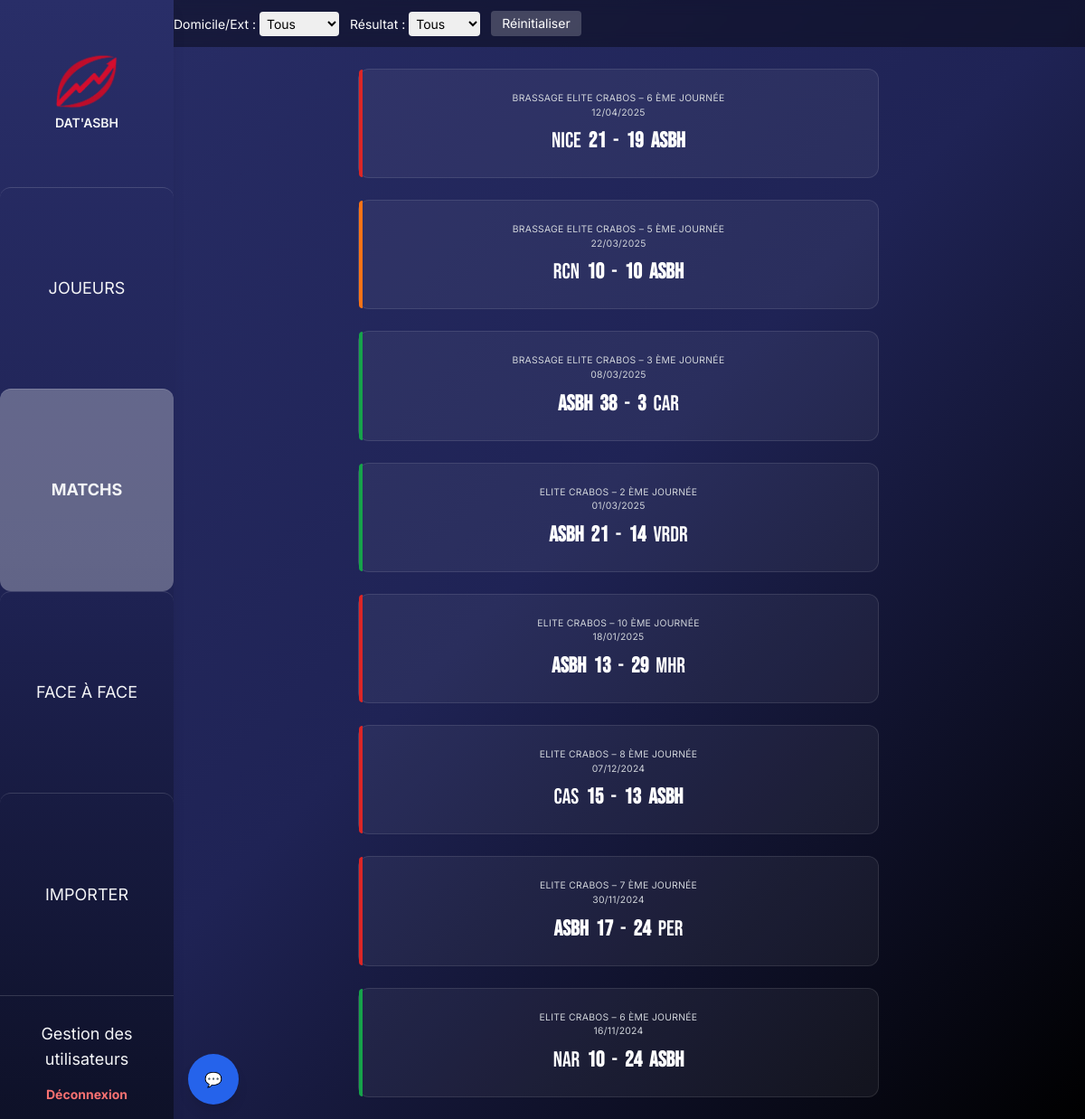
The page /matchs.php (signed in) on the database its author committed.
### tables this page shows
CREATE TABLE `match` (
  `id_match` int(11) NOT NULL,
  `date` date DEFAULT NULL,
  `competition` varchar(100) DEFAULT NULL,
  `locaux` varchar(100) DEFAULT NULL,
  `visiteurs` varchar(100) DEFAULT NULL,
  `score_locaux` int(11) DEFAULT NULL,
  `score_visiteurs` int(11) DEFAULT NULL,
  `stade` varchar(100) DEFAULT NULL,
  `lieu` varchar(100) DEFAULT NULL,
  `arbitre` varchar(100) DEFAULT NULL,
  `journee` varchar(255) DEFAULT NULL,
  `temps_effectif_total` time NOT NULL,
  `possession_mt_1_total` time NOT NULL,
  `possession_mt_2_total` time NOT NULL
);

### matchs.php (the view, shortened to what this page needs)
<?php
$pdo = getBD();
$pdo->setAttribute(PDO::ATTR_ERRMODE, PDO::ERRMODE_EXCEPTION);
$sql = "SELECT id_match, date AS date_match, competition, journee, locaux, visiteurs, score_locaux, score_visiteurs FROM `match` ORDER BY date DESC; ";
$stmt = $pdo->prepare($sql);
$stmt->execute();
$rows = $stmt->fetchAll(PDO::FETCH_ASSOC);
?>
<!doctype html>
<html lang="fr">
<head>
<script src="https://cdn.tailwindcss.com"></script>
</head>
<body class="bg-gradient-to-br from-[#292E68] via-[#1f2355] to-black text-white font-sans min-h-screen">
<?php include 'sidebar.php'; ?>
<header class="sticky top-0 z-10 w-full md:pl-48 flex items-center justify-between px-4 py-3 bg-black/40 backdrop-blur flex-wrap gap-4">
  <div class="flex flex-wrap items-center gap-3 text-sm">
    <label>Domicile/Ext :
      <select id="domExt" class="text-black rounded p-1">
        <option value="all">Tous</option>
      </select>
    </label>
    <label>Résultat :
      <select id="resFilter" class="text-black rounded p-1">
        <option value="all">Tous</option>
      </select>
    </label>
    <button onclick="resetFilters()" class="bg-white/20 hover:bg-white/30 px-3 py-1 rounded">Réinitialiser</button>
  </div>
</header>
<main class="md:pl-48 p-6 flex flex-col gap-6 items-center">
<?php foreach($rows as $m):
      $dom = ($m['locaux']==='ASBH');
      $s1  = (int)$m['score_locaux'];
      $s2  = (int)$m['score_visiteurs'];
      $vic = ($dom && $s1>$s2)||(!$dom&&$s2>$s1);
      $nul = ($s1==$s2);
      $badge = $nul? 'orange-500':($vic? 'green-600':'red-600');
      $res   = $nul?'draw':($vic?'win':'loss');
?>
  <a href="match.php?id=<?= $m['id_match'] ?>" class="block max-w-xl w-full mx-auto">
    <article data-dom="<?= $dom?'dom':'ext' ?>" data-res="<?= $res ?>" class="relative w-full cursor-pointer border border-white/10 rounded-xl p-6 bg-white/5 hover:bg-white/10 transition">
      <span class="absolute left-0 top-0 h-full w-1 rounded-l-xl bg-<?= $badge ?>"></span>
      <p class="uppercase text-[0.65rem] tracking-wide text-gray-300 text-center mb-2">
        <?= htmlspecialchars($m['competition']) ?> – <?= htmlspecialchars($m['journee']) ?> </br> <?= date('d/m/Y', strtotime($m['date_match'])) ?>
      </p>
      <div class="flex items-center justify-center gap-2 font-title text-xl md:text-2xl">
        <?php if($dom): ?>
          <span class="font-bold">ASBH</span>
          <span class="font-semibold"><?= $s1 ?></span>
          <span>-</span>
          <span class="font-semibold"><?= $s2 ?></span>
          <span><?= htmlspecialchars($m['visiteurs']) ?></span>
        <?php else: ?>
          <span><?= htmlspecialchars($m['locaux']) ?></span>
          <span class="font-semibold"><?= $s1 ?></span>
          <span>-</span>
          <span class="font-semibold"><?= $s2 ?></span>
          <span class="font-bold">ASBH</span>
        <?php endif; ?>
      </div>
    </article>
  </a>
<?php endforeach; ?>
</main>
</body>
</html>

### rows shown on the page
match: competition "BRASSAGE ELITE CRABOS", journee "6 ÈME JOURNÉE", date "12/04/2025", locaux "NICE", score_locaux "21", score_visiteurs "19"
match: competition "BRASSAGE ELITE CRABOS", journee "5 ÈME JOURNÉE", date "22/03/2025", locaux "RCN", score_locaux "10", score_visiteurs "10"
match: competition "BRASSAGE ELITE CRABOS", journee "3 ÈME JOURNÉE", date "08/03/2025", score_locaux "38", score_visiteurs "3", visiteurs "CAR"
match: competition "ELITE CRABOS", journee "2 ÈME JOURNÉE", date "01/03/2025", score_locaux "21", score_visiteurs "14", visiteurs "VRDR"
match: competition "ELITE CRABOS", journee "10 ÈME JOURNÉE", date "18/01/2025", score_locaux "13", score_visiteurs "29", visiteurs "MHR"
match: competition "ELITE CRABOS", journee "8 ÈME JOURNÉE", date "07/12/2024", locaux "CAS", score_locaux "15", score_visiteurs "13"
match: competition "ELITE CRABOS", journee "7 ÈME JOURNÉE", date "30/11/2024", score_locaux "17", score_visiteurs "24", visiteurs "PER"
match: competition "ELITE CRABOS", journee "6 ÈME JOURNÉE", date "16/11/2024", locaux "NAR", score_locaux "10", score_visiteurs "24"
